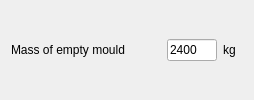
                   <widget class="QWidget" name="widget_massEmptyMould" native="true">
                    <property name="sizePolicy">
                     <sizepolicy hsizetype="Fixed" vsizetype="Fixed">
                      <horstretch>0</horstretch>
                      <verstretch>0</verstretch>
                     </sizepolicy>
                    </property>
                    <property name="minimumSize">
                     <size>
                      <width>0</width>
                      <height>0</height>
                     </size>
                    </property>
                    <layout class="QHBoxLayout" name="horizontalLayout_23">
                     <property name="topMargin">
                      <number>0</number>
                     </property>
                     <property name="bottomMargin">
                      <number>0</number>
                     </property>
                     <item>
                      <widget class="QLabel" name="label_massEmptyMould">
                       <property name="sizePolicy">
                        <sizepolicy hsizetype="Fixed" vsizetype="MinimumExpanding">
                         <horstretch>0</horstretch>
                         <verstretch>0</verstretch>
                        </sizepolicy>
                       </property>
                       <property name="minimumSize">
                        <size>
                         <width>150</width>
                         <height>0</height>
                        </size>
                       </property>
                       <property name="text">
                        <string>Mass of empty mould</string>
                       </property>
                       <property name="alignment">
                        <set>Qt::AlignJustify|Qt::AlignVCenter</set>
                       </property>
                      </widget>
                     </item>
                     <item alignment="Qt::AlignLeft">
                      <widget class="QLineEdit" name="lineEdit_massEmptyMould">
                       <property name="enabled">
                        <bool>true</bool>
                       </property>
                       <property name="sizePolicy">
                        <sizepolicy hsizetype="Fixed" vsizetype="Fixed">
                         <horstretch>0</horstretch>
                         <verstretch>0</verstretch>
                        </sizepolicy>
                       </property>
                       <property name="minimumSize">
                        <size>
                         <width>30</width>
                         <height>0</height>
                        </size>
                       </property>
                       <property name="maximumSize">
                        <size>
                         <width>50</width>
                         <height>16777215</height>
                        </size>
                       </property>
                       <property name="toolTip">
                        <string>&lt;html&gt;&lt;head/&gt;&lt;body&gt;&lt;p&gt;This factor will multiple the values contained in the files being read. If the files are already in terms of equivalent gravity (g), then a value equal to 1 should be inserted&lt;/p&gt;&lt;/body&gt;&lt;/html&gt;</string>
                       </property>
                       <property name="text">
                        <string>2400</string>
                       </property>
                       <property name="maxLength">
                        <number>8</number>
                       </property>
                      </widget>
                     </item>
                     <item alignment="Qt::AlignLeft">
                      <widget class="QLabel" name="label_massEmptyMouldUnits">
                       <property name="sizePolicy">
                        <sizepolicy hsizetype="Preferred" vsizetype="Fixed">
                         <horstretch>0</horstretch>
                         <verstretch>0</verstretch>
                        </sizepolicy>
                       </property>
                       <property name="minimumSize">
                        <size>
                         <width>20</width>
                         <height>0</height>
                        </size>
                       </property>
                       <property name="text">
                        <string>kg</string>
                       </property>
                      </widget>
                     </item>
                    </layout>
                   </widget>
